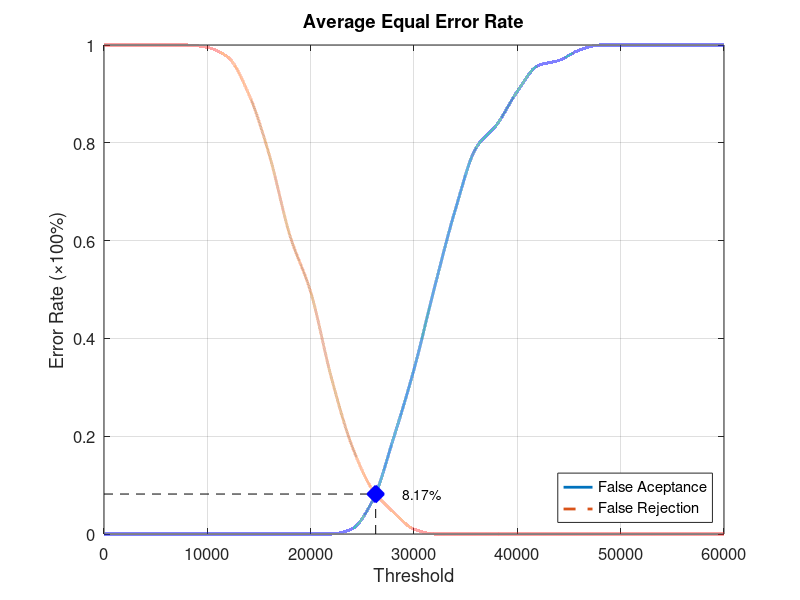
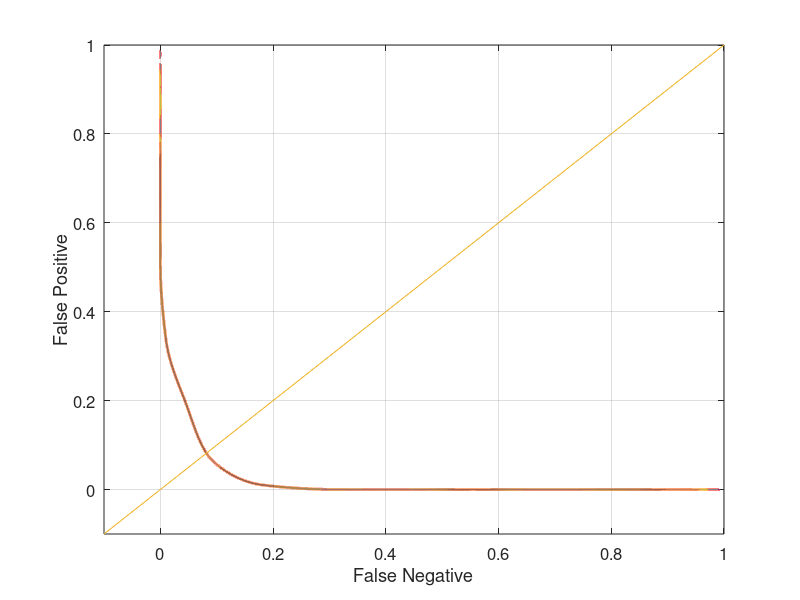

The MATLAB script that drew these images, in order:
function yEER = Database1_1
close all;
clear;
clc;
x = 0:2000:60000;
xq = 0:0.5:60000;

y0 = [0 0 0 0 0 0 0 0 0 0 0 0 0.0105263 0.0684211 0.194737 0.336842 0.505263 0.663158 0.789474 0.836842 0.905263 0.957895 0.968421 0.989474 1 1 1 1 1 1 1];
yy0 = interp1(x, y0, xq, 'pchip');
y1 = [1 1 1 1 1 0.995 0.975 0.9 0.775 0.61 0.495 0.32 0.18 0.09 0.045 0.01 0 0 0 0 0 0 0 0 0 0 0 0 0 0 0];
yy1 = interp1(x, y1, xq, 'pchip');

% Calculating EER: 
y2 = abs(y0 - y1);
find(y2 == min(y2))
yy2 = abs(yy0 - yy1);
xEER = find(yy2 == min(yy2));
xEERIndex = xq(xEER) % X-axis EER
yEER = yy0(xEER) % Y-axis EER

main = figure
plot(xq, yy0,'-','LineWidth', 2);	hold on
plot(xq, yy1,'--','LineWidth', 2);	hold on
plot([xEERIndex xEERIndex], [0 yEER], 'k--');	hold on
plot([0 xEERIndex], [yEER yEER], 'k--');	hold on
plot(xEERIndex, yEER, 'bx', 'LineWidth', 10);	hold on
text(xEERIndex + 10 * xEERIndex / 100, yEER, [num2str(round((10000 * yEER)) / 100) '%'])
legend('False Aceptance', 'False Rejection', 'Location', 'SouthEast')
xlabel('Threshold')
ylabel('Error Rate (\times100%)')
title('Average Equal Error Rate')
set(gca, 'FontSize', 12)
axis([0 60000 0 1])
grid on

print(main, 'Database1_1Main', '-dpng');
FNRxFPR = figure('Color', [1 1 1]);
plot(yy1, yy0, '-', yy1, yy0, 'LineWidth', 2);
hold on
y = -0.1:0.1:1
plot(y, y); 
set(gca, 'FontSize', 12)
xlabel('False Negative')
ylabel('False Positive')
axis([-0.1 1 -0.1 1])
set(gca, 'FontSize', 12)
grid on

print(FNRxFPR, 'Database1_1FNRxFPR','-dpng');
end
